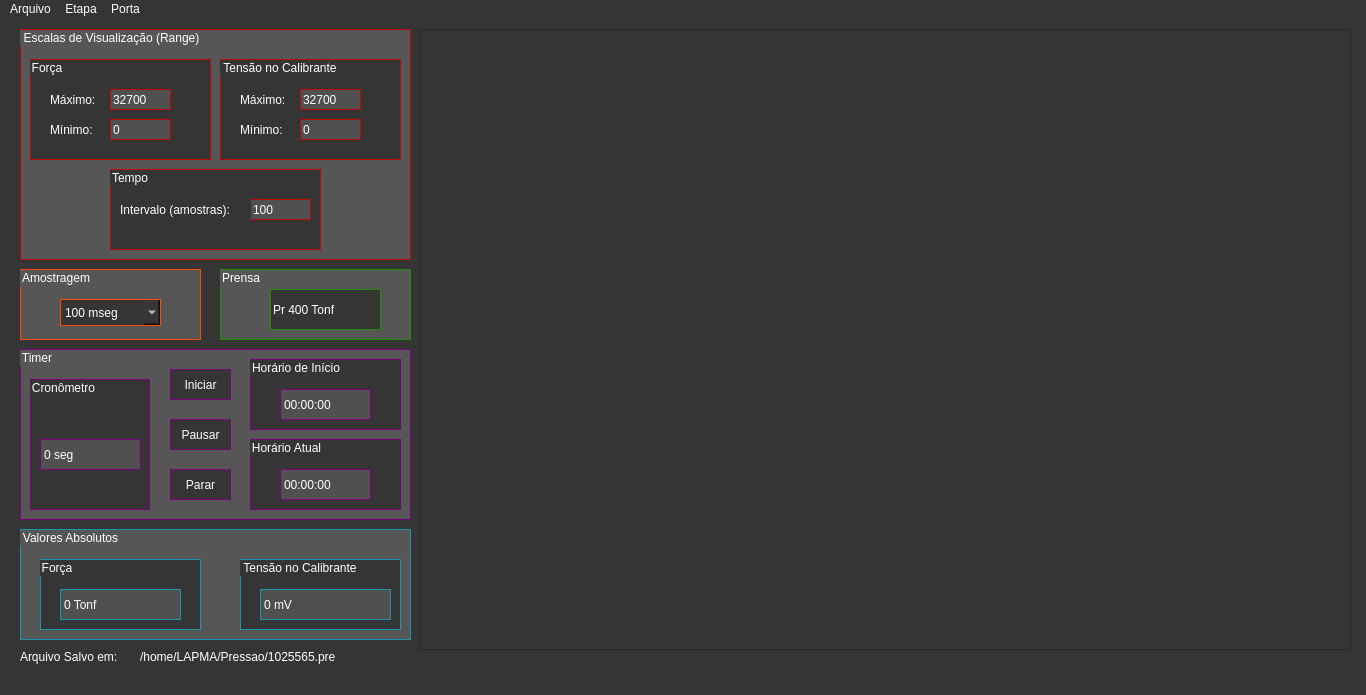
<?xml version="1.0" encoding="UTF-8"?>
<ui version="4.0">
 <class>MainWindow</class>
 <widget class="QMainWindow" name="MainWindow">
  <property name="geometry">
   <rect>
    <x>0</x>
    <y>0</y>
    <width>1366</width>
    <height>695</height>
   </rect>
  </property>
  <property name="minimumSize">
   <size>
    <width>817</width>
    <height>0</height>
   </size>
  </property>
  <property name="windowTitle">
   <string>SADAMAP - Análise de Dados: Etapa 1 - Calibração de Pressão</string>
  </property>
  <property name="styleSheet">
   <string notr="true">background-color:rgb(53, 53, 53);
color: rgb(255,255,255);</string>
  </property>
  <widget class="QWidget" name="centralWidget">
   <property name="autoFillBackground">
    <bool>false</bool>
   </property>
   <widget class="QGraphicsView" name="CentralGraph">
    <property name="geometry">
     <rect>
      <x>420</x>
      <y>10</y>
      <width>931</width>
      <height>621</height>
     </rect>
    </property>
    <property name="sizePolicy">
     <sizepolicy hsizetype="Fixed" vsizetype="Fixed">
      <horstretch>0</horstretch>
      <verstretch>0</verstretch>
     </sizepolicy>
    </property>
    <property name="verticalScrollBarPolicy">
     <enum>Qt::ScrollBarAlwaysOff</enum>
    </property>
    <property name="horizontalScrollBarPolicy">
     <enum>Qt::ScrollBarAlwaysOff</enum>
    </property>
    <property name="sizeAdjustPolicy">
     <enum>QAbstractScrollArea::AdjustToContents</enum>
    </property>
    <property name="alignment">
     <set>Qt::AlignBottom|Qt::AlignJustify</set>
    </property>
   </widget>
   <widget class="QGroupBox" name="scaleBox">
    <property name="geometry">
     <rect>
      <x>20</x>
      <y>10</y>
      <width>391</width>
      <height>231</height>
     </rect>
    </property>
    <property name="toolTip">
     <string notr="true"/>
    </property>
    <property name="statusTip">
     <string notr="true"/>
    </property>
    <property name="whatsThis">
     <string notr="true"/>
    </property>
    <property name="autoFillBackground">
     <bool>false</bool>
    </property>
    <property name="styleSheet">
     <string notr="true">background-color: rgb(86, 86, 86);
border:1px solid rgb(194, 8, 6);
color: rgb(255, 255, 255);</string>
    </property>
    <property name="title">
     <string>Escalas de Visualização (Range)</string>
    </property>
    <property name="flat">
     <bool>false</bool>
    </property>
    <property name="checkable">
     <bool>false</bool>
    </property>
    <widget class="QGroupBox" name="forceBox">
     <property name="geometry">
      <rect>
       <x>10</x>
       <y>30</y>
       <width>181</width>
       <height>101</height>
      </rect>
     </property>
     <property name="styleSheet">
      <string notr="true">background-color:rgb(53, 53, 53)</string>
     </property>
     <property name="title">
      <string>Força</string>
     </property>
     <widget class="QLineEdit" name="f_max">
      <property name="geometry">
       <rect>
        <x>80</x>
        <y>30</y>
        <width>61</width>
        <height>21</height>
       </rect>
      </property>
      <property name="styleSheet">
       <string notr="true">background-color: rgb(80,80,80);
color:rgb(255,255,255);</string>
      </property>
      <property name="text">
       <string>32700</string>
      </property>
     </widget>
     <widget class="QLabel" name="f_max_label">
      <property name="geometry">
       <rect>
        <x>20</x>
        <y>30</y>
        <width>57</width>
        <height>21</height>
       </rect>
      </property>
      <property name="styleSheet">
       <string notr="true">border: rgb(255,255,255)</string>
      </property>
      <property name="text">
       <string>Máximo:</string>
      </property>
     </widget>
     <widget class="QLabel" name="f_min_label">
      <property name="geometry">
       <rect>
        <x>20</x>
        <y>60</y>
        <width>57</width>
        <height>21</height>
       </rect>
      </property>
      <property name="styleSheet">
       <string notr="true">border:rgb(255,255,255)</string>
      </property>
      <property name="text">
       <string>Mínimo:</string>
      </property>
     </widget>
     <widget class="QLineEdit" name="f_min">
      <property name="geometry">
       <rect>
        <x>80</x>
        <y>60</y>
        <width>61</width>
        <height>21</height>
       </rect>
      </property>
      <property name="styleSheet">
       <string notr="true">background-color: rgb(80,80,80);
color:rgb(255,255,255);</string>
      </property>
      <property name="text">
       <string>0</string>
      </property>
     </widget>
    </widget>
    <widget class="QGroupBox" name="pressureBox">
     <property name="geometry">
      <rect>
       <x>200</x>
       <y>30</y>
       <width>181</width>
       <height>101</height>
      </rect>
     </property>
     <property name="styleSheet">
      <string notr="true">background-color:rgb(53, 53, 53)</string>
     </property>
     <property name="title">
      <string>Tensão no Calibrante</string>
     </property>
     <widget class="QLineEdit" name="p_max">
      <property name="geometry">
       <rect>
        <x>80</x>
        <y>30</y>
        <width>61</width>
        <height>21</height>
       </rect>
      </property>
      <property name="styleSheet">
       <string notr="true">background-color: rgb(80,80,80);
color:rgb(255,255,255);</string>
      </property>
      <property name="text">
       <string>32700</string>
      </property>
     </widget>
     <widget class="QLabel" name="p_max_label">
      <property name="geometry">
       <rect>
        <x>20</x>
        <y>30</y>
        <width>57</width>
        <height>21</height>
       </rect>
      </property>
      <property name="styleSheet">
       <string notr="true">border: rgb(255,255,255)</string>
      </property>
      <property name="text">
       <string>Máximo:</string>
      </property>
     </widget>
     <widget class="QLabel" name="p_min_label">
      <property name="geometry">
       <rect>
        <x>20</x>
        <y>60</y>
        <width>57</width>
        <height>21</height>
       </rect>
      </property>
      <property name="styleSheet">
       <string notr="true">border: rgb(255,255,255)</string>
      </property>
      <property name="text">
       <string>Mínimo:</string>
      </property>
     </widget>
     <widget class="QLineEdit" name="p_min">
      <property name="geometry">
       <rect>
        <x>80</x>
        <y>60</y>
        <width>61</width>
        <height>21</height>
       </rect>
      </property>
      <property name="styleSheet">
       <string notr="true">background-color: rgb(80,80,80);
color:rgb(255,255,255);</string>
      </property>
      <property name="text">
       <string>0</string>
      </property>
     </widget>
    </widget>
    <widget class="QGroupBox" name="timeGBox">
     <property name="geometry">
      <rect>
       <x>90</x>
       <y>140</y>
       <width>211</width>
       <height>81</height>
      </rect>
     </property>
     <property name="styleSheet">
      <string notr="true">background-color:rgb(53, 53, 53)</string>
     </property>
     <property name="title">
      <string>Tempo</string>
     </property>
     <widget class="QLineEdit" name="t_max">
      <property name="geometry">
       <rect>
        <x>140</x>
        <y>30</y>
        <width>61</width>
        <height>21</height>
       </rect>
      </property>
      <property name="styleSheet">
       <string notr="true">background-color: rgb(80,80,80);
color:rgb(255,255,255);</string>
      </property>
      <property name="text">
       <string>100</string>
      </property>
     </widget>
     <widget class="QLabel" name="t_max_label">
      <property name="geometry">
       <rect>
        <x>10</x>
        <y>30</y>
        <width>131</width>
        <height>21</height>
       </rect>
      </property>
      <property name="styleSheet">
       <string notr="true">border: rgb(255,255,255)</string>
      </property>
      <property name="text">
       <string>Intervalo (amostras):</string>
      </property>
     </widget>
    </widget>
   </widget>
   <widget class="QGroupBox" name="samplingBox">
    <property name="geometry">
     <rect>
      <x>20</x>
      <y>250</y>
      <width>181</width>
      <height>71</height>
     </rect>
    </property>
    <property name="styleSheet">
     <string notr="true">background-color: rgb(86, 86, 86);
border: 1px solid rgb(255, 75, 0);
color: rgb(255, 255, 255);</string>
    </property>
    <property name="title">
     <string>Amostragem</string>
    </property>
    <widget class="QComboBox" name="samplingCBox">
     <property name="geometry">
      <rect>
       <x>40</x>
       <y>30</y>
       <width>101</width>
       <height>27</height>
      </rect>
     </property>
     <property name="styleSheet">
      <string notr="true">background-color:rgb(53, 53, 53)</string>
     </property>
     <item>
      <property name="text">
       <string>100 mseg</string>
      </property>
     </item>
     <item>
      <property name="text">
       <string>200 mseg</string>
      </property>
     </item>
     <item>
      <property name="text">
       <string>500 mseg</string>
      </property>
     </item>
     <item>
      <property name="text">
       <string>1 seg</string>
      </property>
     </item>
     <item>
      <property name="text">
       <string>1.5 seg</string>
      </property>
     </item>
     <item>
      <property name="text">
       <string>2 seg</string>
      </property>
     </item>
     <item>
      <property name="text">
       <string>2.5 seg</string>
      </property>
     </item>
     <item>
      <property name="text">
       <string>5 seg</string>
      </property>
     </item>
     <item>
      <property name="text">
       <string>10 seg</string>
      </property>
     </item>
    </widget>
   </widget>
   <widget class="QGroupBox" name="currentTimeBox">
    <property name="geometry">
     <rect>
      <x>20</x>
      <y>330</y>
      <width>391</width>
      <height>171</height>
     </rect>
    </property>
    <property name="styleSheet">
     <string notr="true">border:1px solid rgb(123, 0, 129);
background-color: rgb(86, 86, 86);</string>
    </property>
    <property name="title">
     <string>Timer</string>
    </property>
    <widget class="QPushButton" name="startTimerButton">
     <property name="geometry">
      <rect>
       <x>150</x>
       <y>20</y>
       <width>61</width>
       <height>31</height>
      </rect>
     </property>
     <property name="styleSheet">
      <string notr="true">background-color:rgb(53, 53, 53)</string>
     </property>
     <property name="text">
      <string>Iniciar</string>
     </property>
    </widget>
    <widget class="QGroupBox" name="screenTimerGBox">
     <property name="geometry">
      <rect>
       <x>10</x>
       <y>30</y>
       <width>120</width>
       <height>131</height>
      </rect>
     </property>
     <property name="styleSheet">
      <string notr="true">background-color:rgb(53, 53, 53)</string>
     </property>
     <property name="title">
      <string>Cronômetro</string>
     </property>
     <widget class="QLabel" name="screenTimerLabel">
      <property name="geometry">
       <rect>
        <x>10</x>
        <y>60</y>
        <width>101</width>
        <height>31</height>
       </rect>
      </property>
      <property name="styleSheet">
       <string notr="true">background-color: rgb(80,80,80);
color:rgb(255,255,255);
font: 75 12pt &quot;Noto Serif&quot;;</string>
      </property>
      <property name="text">
       <string>0 seg</string>
      </property>
     </widget>
    </widget>
    <widget class="QGroupBox" name="startTimeGBox">
     <property name="geometry">
      <rect>
       <x>230</x>
       <y>10</y>
       <width>151</width>
       <height>71</height>
      </rect>
     </property>
     <property name="styleSheet">
      <string notr="true">background-color:rgb(53, 53, 53)</string>
     </property>
     <property name="title">
      <string>Horário de Início</string>
     </property>
     <widget class="QLabel" name="startTimeLabel">
      <property name="geometry">
       <rect>
        <x>30</x>
        <y>30</y>
        <width>91</width>
        <height>31</height>
       </rect>
      </property>
      <property name="styleSheet">
       <string notr="true">background-color: rgb(80,80,80);
color:rgb(255,255,255);
font: 14pt &quot;Noto Serif&quot;;</string>
      </property>
      <property name="text">
       <string>00:00:00</string>
      </property>
     </widget>
    </widget>
    <widget class="QGroupBox" name="currentTimeGBox">
     <property name="geometry">
      <rect>
       <x>230</x>
       <y>90</y>
       <width>151</width>
       <height>71</height>
      </rect>
     </property>
     <property name="styleSheet">
      <string notr="true">background-color:rgb(53, 53, 53)</string>
     </property>
     <property name="title">
      <string>Horário Atual</string>
     </property>
     <widget class="QLabel" name="currentTimeLabel">
      <property name="geometry">
       <rect>
        <x>30</x>
        <y>30</y>
        <width>91</width>
        <height>31</height>
       </rect>
      </property>
      <property name="styleSheet">
       <string notr="true">background-color: rgb(80,80,80);
color:rgb(255,255,255);
font: 14pt &quot;Noto Serif&quot;;</string>
      </property>
      <property name="text">
       <string>00:00:00</string>
      </property>
     </widget>
    </widget>
    <widget class="QPushButton" name="stopTimerButton">
     <property name="geometry">
      <rect>
       <x>150</x>
       <y>120</y>
       <width>61</width>
       <height>31</height>
      </rect>
     </property>
     <property name="styleSheet">
      <string notr="true">background-color:rgb(53, 53, 53)</string>
     </property>
     <property name="text">
      <string>Parar</string>
     </property>
    </widget>
    <widget class="QPushButton" name="pauseTimerButton">
     <property name="geometry">
      <rect>
       <x>150</x>
       <y>70</y>
       <width>61</width>
       <height>31</height>
      </rect>
     </property>
     <property name="styleSheet">
      <string notr="true">background-color:rgb(53, 53, 53)</string>
     </property>
     <property name="text">
      <string>Pausar</string>
     </property>
    </widget>
   </widget>
   <widget class="QGroupBox" name="pressNameGBox">
    <property name="geometry">
     <rect>
      <x>220</x>
      <y>250</y>
      <width>191</width>
      <height>71</height>
     </rect>
    </property>
    <property name="styleSheet">
     <string notr="true">border: 1px solid rgb(27, 144, 0);
background-color: rgb(86, 86, 86);</string>
    </property>
    <property name="title">
     <string>Prensa</string>
    </property>
    <widget class="QLineEdit" name="pressName">
     <property name="geometry">
      <rect>
       <x>50</x>
       <y>20</y>
       <width>111</width>
       <height>41</height>
      </rect>
     </property>
     <property name="styleSheet">
      <string notr="true">font: 12pt &quot;Noto Serif&quot;;
background-color:rgb(53, 53, 53);
color:rgb(255,255,255);</string>
     </property>
     <property name="text">
      <string>Pr 400 Tonf</string>
     </property>
    </widget>
   </widget>
   <widget class="QGroupBox" name="absValGBox">
    <property name="geometry">
     <rect>
      <x>20</x>
      <y>510</y>
      <width>391</width>
      <height>111</height>
     </rect>
    </property>
    <property name="styleSheet">
     <string notr="true">border: 1px solid rgb(26, 149, 172);
background-color: rgb(86, 86, 86);</string>
    </property>
    <property name="title">
     <string>Valores Absolutos</string>
    </property>
    <widget class="QGroupBox" name="forceGBox">
     <property name="geometry">
      <rect>
       <x>20</x>
       <y>30</y>
       <width>161</width>
       <height>71</height>
      </rect>
     </property>
     <property name="styleSheet">
      <string notr="true">background-color:rgb(53, 53, 53)</string>
     </property>
     <property name="title">
      <string>Força</string>
     </property>
     <widget class="QLabel" name="forceLabel">
      <property name="geometry">
       <rect>
        <x>20</x>
        <y>30</y>
        <width>121</width>
        <height>31</height>
       </rect>
      </property>
      <property name="styleSheet">
       <string notr="true">background-color: rgb(80,80,80);
color:rgb(255,255,255);
font: 14pt &quot;Noto Serif&quot;;</string>
      </property>
      <property name="text">
       <string>0 Tonf</string>
      </property>
     </widget>
    </widget>
    <widget class="QGroupBox" name="calibratorGBox">
     <property name="geometry">
      <rect>
       <x>220</x>
       <y>30</y>
       <width>161</width>
       <height>71</height>
      </rect>
     </property>
     <property name="styleSheet">
      <string notr="true">background-color:rgb(53, 53, 53)</string>
     </property>
     <property name="title">
      <string>Tensão no Calibrante</string>
     </property>
     <widget class="QLabel" name="calibratorLabel">
      <property name="geometry">
       <rect>
        <x>20</x>
        <y>30</y>
        <width>131</width>
        <height>31</height>
       </rect>
      </property>
      <property name="styleSheet">
       <string notr="true">background-color: rgb(80,80,80);
color:rgb(255,255,255);
font: 14pt &quot;Noto Serif&quot;;</string>
      </property>
      <property name="text">
       <string>0 mV</string>
      </property>
     </widget>
    </widget>
   </widget>
   <widget class="QLabel" name="arquivoSalvoLabel">
    <property name="geometry">
     <rect>
      <x>20</x>
      <y>630</y>
      <width>111</width>
      <height>16</height>
     </rect>
    </property>
    <property name="text">
     <string>Arquivo Salvo em:</string>
    </property>
   </widget>
   <widget class="QLabel" name="arqSalvoLabel">
    <property name="geometry">
     <rect>
      <x>140</x>
      <y>630</y>
      <width>241</width>
      <height>16</height>
     </rect>
    </property>
    <property name="text">
     <string>/home/LAPMA/Pressao/1025565.pre</string>
    </property>
   </widget>
  </widget>
  <widget class="QMenuBar" name="menuBar">
   <property name="geometry">
    <rect>
     <x>0</x>
     <y>0</y>
     <width>1366</width>
     <height>23</height>
    </rect>
   </property>
   <widget class="QMenu" name="menuArquivo">
    <property name="title">
     <string>Arquivo</string>
    </property>
    <addaction name="botaoAbrir"/>
    <addaction name="botaoSalvar"/>
    <addaction name="botaoSalvarComo"/>
   </widget>
   <widget class="QMenu" name="menuEtapa">
    <property name="title">
     <string>Etapa</string>
    </property>
    <addaction name="alternaCalibraP"/>
    <addaction name="alternaCalibraT"/>
    <addaction name="alternaProc"/>
   </widget>
   <widget class="QMenu" name="menuPorta">
    <property name="title">
     <string>Porta</string>
    </property>
   </widget>
   <addaction name="menuArquivo"/>
   <addaction name="menuEtapa"/>
   <addaction name="menuPorta"/>
  </widget>
  <widget class="QStatusBar" name="menuStatusBar"/>
  <action name="alternaCalibraP">
   <property name="text">
    <string>Calibração P</string>
   </property>
  </action>
  <action name="alternaCalibraT">
   <property name="text">
    <string>Calibração T</string>
   </property>
  </action>
  <action name="alternaProc">
   <property name="text">
    <string>Processamento</string>
   </property>
  </action>
  <action name="botaoAbrir">
   <property name="text">
    <string>Abrir</string>
   </property>
   <property name="iconVisibleInMenu">
    <bool>true</bool>
   </property>
  </action>
  <action name="actionSalvar">
   <property name="text">
    <string>Salvar</string>
   </property>
  </action>
  <action name="actionSalvar_Como">
   <property name="text">
    <string>Salvar Como</string>
   </property>
  </action>
  <action name="botaoSalvar">
   <property name="text">
    <string>Salvar</string>
   </property>
  </action>
  <action name="botaoSalvarComo">
   <property name="text">
    <string>Salvar Como</string>
   </property>
  </action>
  <action name="selectPortaUSB">
   <property name="text">
    <string>Selecionar porta USB</string>
   </property>
  </action>
 </widget>
 <layoutdefault spacing="6" margin="11"/>
 <resources/>
 <connections/>
</ui>
